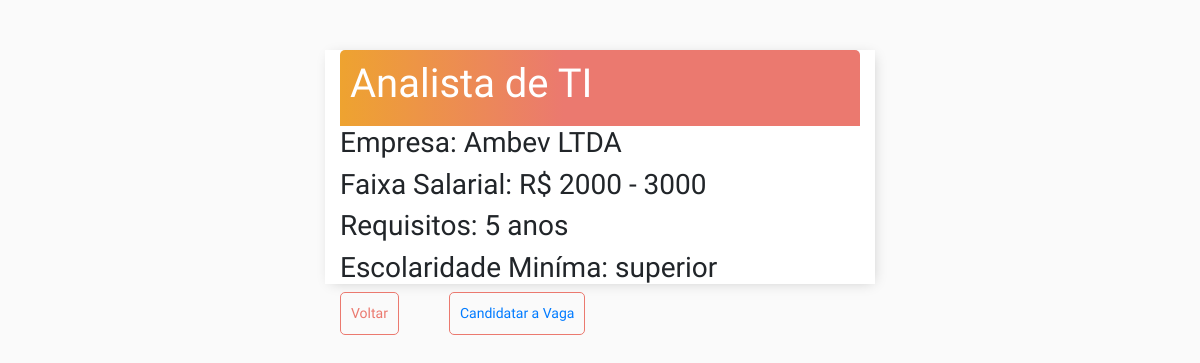
Screenshot of /candidato/detalhes-vaga/4/ (signed in) with the database file from the repository.
### vacancies/models.py (models this page shows, shortened)
class Vacancies(models.Model):
    class Meta:
        verbose_name = 'Vacancie'
        verbose_name_plural = 'Vacancies'
    company = models.ForeignKey(Company, verbose_name="Empresa", on_delete=models.CASCADE)
    nome = models.CharField(max_length=100, verbose_name="Título")
    sal = (("1000", "Até R$ 1000"),
                    ("1000 - 2000", "De R$ 1000 a R$ 2000"),
                    ("2000 - 3000", "De R$ 2000 a R$ 3000"),
                    ("3000", "Acima de R$ 3000"))
    escol = (("fundamental", "Ensino fundamental"),
                    ("medio", "Ensino médio"),
                    ("tecnologo", "Tecnólogo"),
                    ("superior", "Ensino Superior"),
                    ("pos", "Pós / MBA / Mestrado"),
                    ("doutorado", "Doutorado"))
    faixa_salarial = models.CharField(max_length=20, choices=sal, default="1000", verbose_name="Faixa Salarial")
    req = models.TextField(verbose_name="Requisitos")
    escolaridade = models.CharField(max_length=20, choices=escol, verbose_name="Escolaridade Mínima")
    data_criacao = models.DateField(auto_now=True)

### users/models.py (models this page shows)
class Company(models.Model):
    def __str__(self):
        return self.nome
    user = models.OneToOneField(User, on_delete=models.CASCADE)
    nome = models.CharField(verbose_name="Nome", max_length=200)

### applicant/views.py (the view)
# urls.py: path('detalhes-vaga/<int:pk>/', DetailVacanciesApplicant.as_view(), name="detail-vacancie-applicant"),
@method_decorator([login_required], name='dispatch')
class DetailVacanciesApplicant(generic.DetailView):
    model = Vacancies
    context_object_name = "vacancie"
    template_name = "applicant/detail_vacancies_applicants.html"
    def get_context_data(self, **kwargs):
        context = super().get_context_data(**kwargs)
        context['applicant_id'] = Applicant.objects.values_list('user', flat=True)
        self.request.session['vacancie_id'] = context['vacancie'].id
        return context

### applicant/templates/applicant/detail_vacancies_applicants.html
{% extends 'applicant/base.html' %}
{% block content %}
{% if user.is_company %}
    <h4>Você não é permitido aqui</h4>
    <button type="submit" onclick="history.go(-1);" class="inline">Voltar</button>
{% elif user.id not in applicant_id %}
    <h4>Você precisa completar seu cadastro</h4>
    <button><a href="{% url 'users:applicant-register-complete' %}">Completar Cadastro</a></button>
{% else %}
    <div class="header-bar">
        <h1>{{vacancie.nome}}</h1>
    </div>
    <h3>Empresa: {{vacancie.company}}</h3>
    <h3>Faixa Salarial: R$ {{vacancie.faixa_salarial}}</h3>
    <h3>Requisitos: {{vacancie.req}}</h3>
    <h3>Escolaridade Miníma: {{vacancie.escolaridade}}</h3>
    <button type="submit" onclick="history.go(-1);" class="inline">Voltar</button>
    <button class="inline"><a href="{% url 'applicant:confirm-application' %}">Candidatar a Vaga</a></button>
{% endif %}
{% endblock content %}

### applicant/static/applicant/style.css (style rules this page uses)
body { background-color: #FAFAFA; font-family: 'Raleway', sans-serif; padding-top: 50px; }
button { border: 1px solid #EB796F; background-color: #FAFAFA; color: #EB796F; padding: 10px; font-size: 14px; border-radius: 5px; cursor: pointer; text-decoration: none; }
.inline { float:left; margin-right:50px; }
.header-bar { display: flex; justify-content: space-between; color: #fff; padding: 10px; border-radius: 5px 5px 0 0; background: linear-gradient(90deg, #EEA330 0%, #EB796F 43%, #EB796F 100%); }

### rows the page displays
Vacancies: nome "Analista de TI", company "Ambev LTDA", faixa_salarial "2000 - 3000", req "5 anos", escolaridade "superior"
